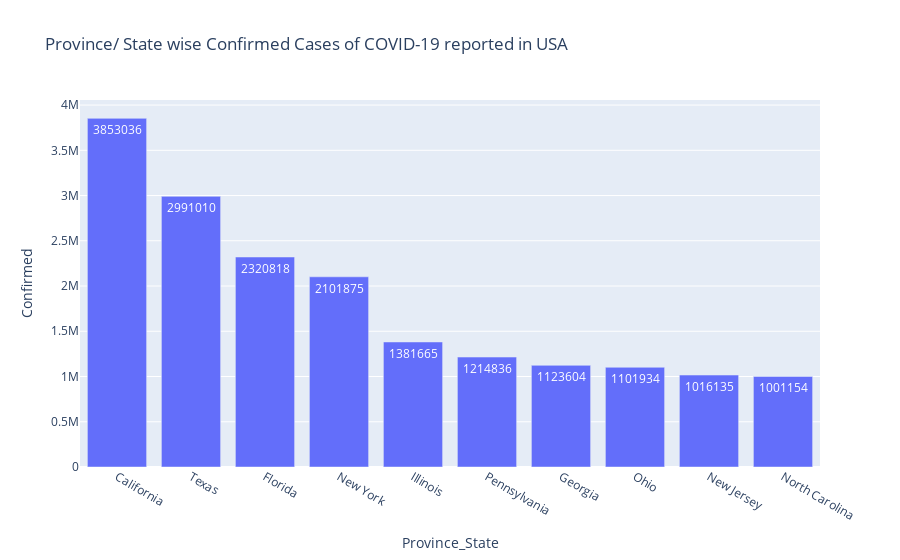

Notebook code for this chart:
### Markdown cell above
### Plot Province/State Wise Confirmed cases in USA

### Code cell
us_data2 = covid_data[covid_data['Country_Region']=='US'].drop(['Country_Region','Lat', 'Long_'], axis=1)
us_data2 = us_data2.groupby(['Province_State'])['Confirmed'].sum().nlargest(10).reset_index()
us_data_death2 = us_data2[us_data2['Confirmed'] > 0]
state_fig2 = px.bar(us_data_death2, x='Province_State', y='Confirmed', title='Province/ State wise Confirmed Cases of COVID-19 reported in USA', text='Confirmed')
state_fig2.show()

### Figure 1 — Plotly figure (JSON) as saved in the notebook; plotly's stock layout.template omitted (floating-point values rounded to 4 significant figures)
{"data": [{"alignmentgroup": "True", "hovertemplate": "Province_State=%{x}<br>Confirmed=%{text}<extra></extra>", "legendgroup": "", "marker": {"color": "#636efa", "pattern": {"shape": ""}}, "name": "", "offsetgroup": "", "orientation": "v", "showlegend": false, "text": [3853036, 2991010, 2320818, 2101875, 1381665, 1214836, 1123604, 1101934, 1016135, 1001154], "textposition": "auto", "type": "bar", "x": ["California", "Texas", "Florida", "New York", "Illinois", "Pennsylvania", "Georgia", "Ohio", "New Jersey", "North Carolina"], "xaxis": "x", "y": [3853036, 2991010, 2320818, 2101875, 1381665, 1214836, 1123604, 1101934, 1016135, 1001154], "yaxis": "y"}], "layout": {"barmode": "relative", "legend": {"tracegroupgap": 0}, "title": {"text": "Province/ State wise Confirmed Cases of COVID-19 reported in USA"}, "xaxis": {"anchor": "y", "domain": [0, 1], "title": {"text": "Province_State"}}, "yaxis": {"anchor": "x", "domain": [0, 1], "title": {"text": "Confirmed"}}}}
